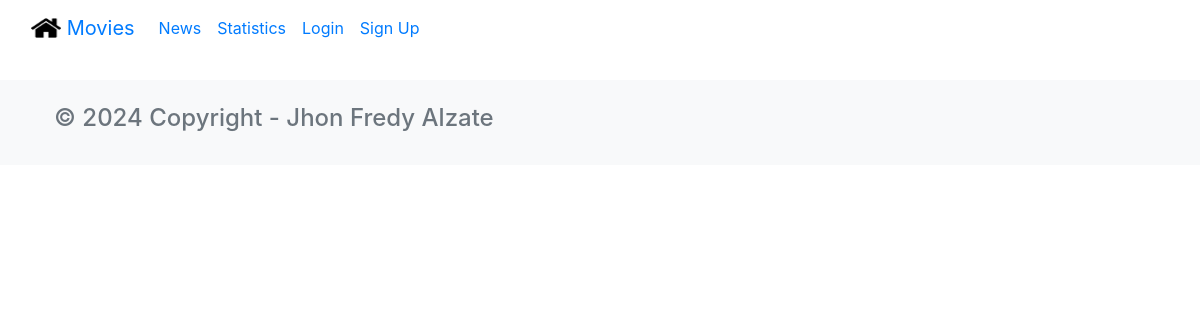
The page /news/ on the database as committed earlier.
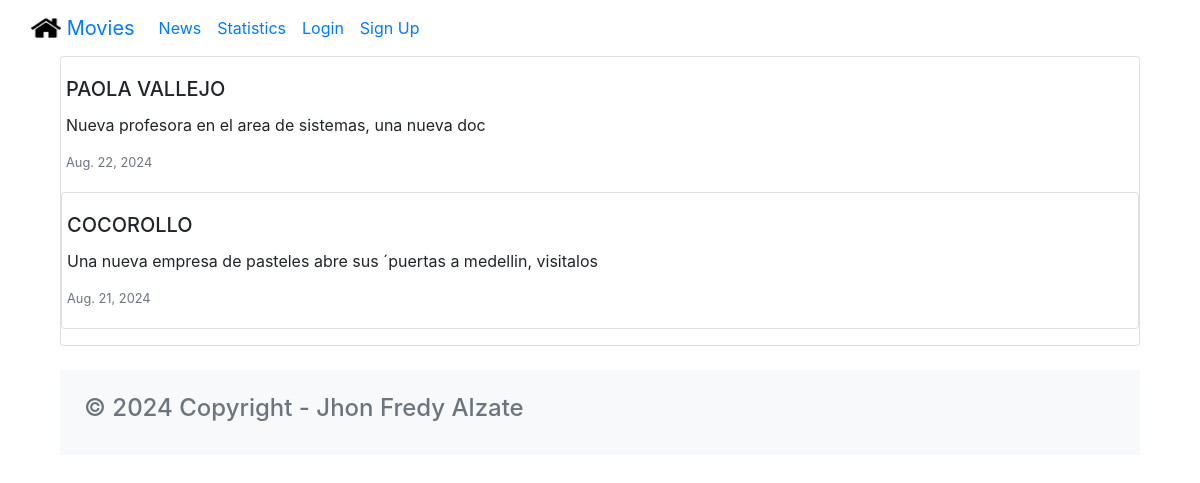
The same page on the database as committed later.
### news/models.py (models this page shows, shortened)
class News(models.Model):
    headline = models.CharField(max_length=200)
    body  = models.TextField()
    date = models.DateField()

### news/views.py (the view)
# urls.py: path('news/', include('news.urls')),
def news(request):
    newss = News.objects.all().order_by('-date')
    return render(request, 'news.html', {'newss': newss})

### news/templates/news.html
{%extends 'base.html' %}
{%block content %}
<div class="container">
    {% for news in newss %}
    <div class="card mb-3">
        <div class="row g-0">
            <div>
                <div class="card-body">
                    <h5 class="card-title">{{ news.headline }}</h5>
                    <p class="card-text">{{ news.body  }}</p>
                    <p class="card-text"><small class="text-muted">{{ news.date }}</small></p>
            </div>
        </div>
    </div>
    {% endfor %}
</div>
{%endblock content %}

### moviereviews/templates/base.html (shortened to what this page needs)
<head>
    <link rel="stylesheet" href="https://cdn.jsdelivr.net/npm/bootstrap@4.0.0/dist/css/bootstrap.min.css">
</head>
  <nav class="navbar navbar-expand-lg bg-body-tertiary">
    <div class="container-fluid">
        <a class="navbar-brand" href="{% url 'home' %}">
            {% load static %}
            <img src="{% static 'images/movie.png' %}" alt="" width="30" height="24" class="d-inline-block align-text-top" />
            Movies
        </a>
        <div class="collapse navbar-collapse" id="navbarSupportedContent">
            <ul class="navbar-nav me-auto mb-2 mb-lg-0">
                <li class="nav-item">
                    <a class="nav-link active" aria-current="page" href="{% url 'news' %}">News</a>
                </li>
                <li class="nav-item">
                    <a class="nav-link" href="{% url 'statistics' %}">Statistics</a>
                </li>
                <li class="nav-item">
                    <a class="nav-link" href="#">Login</a>
                </li>
                <li class="nav-item">
                    <a class="nav-link" href="#">Sign Up</a>
                </li>
            </ul>
        </div>
    </div>
</nav>
<div class="container">
    {% block content %}
    {% endblock content %}
</div>
<footer class="text-center text-lg-start bg-light text-muted mt-4">
    <div class="container">
        <div class="row">
            <div class="text-center p-4">
                <h4>© 2024 Copyright - Jhon Fredy Alzate</h4>
            </div>
        </div>
    </div>
</footer>

Rows that differ between the two databases and show on the page:
added News: headline "PAOLA VALLEJO", body "Nueva profesora en el area de sistemas, una nueva doc", date "Aug. 22, 2024"
added News: headline "COCOROLLO", body "Una nueva empresa de pasteles abre sus ´puertas a medellin, visitalos", date "Aug. 21, 2024"
